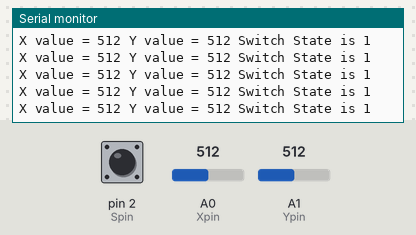
Bench run of a sketch on a simulated Arduino Uno, built with avr-gcc and run on an emulated ATmega328P. On the bench: the last lines printed to the serial monitor. The test bench sets the inputs (shaded band); at power-on: A0 (Xpin) = 512, A1 (Ypin) = 512, pin 2 (Spin) HIGH.

Above: at 1.2 s.
1.3 s: A0 (Xpin) set to 716
At 1.69 s:
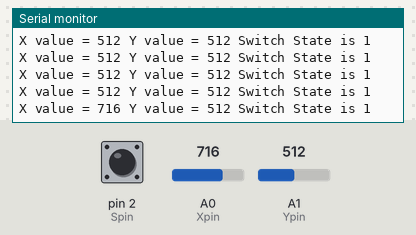
2.8 s: A1 (Ypin) set to 716
At 2.94 s:
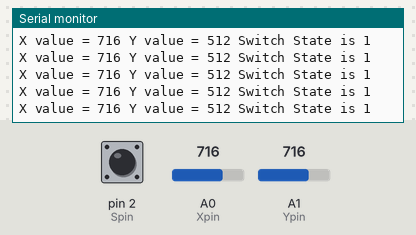
4.3 s: pin 2 (Spin) pulled LOW for 0.3 s
At 4.7 s:
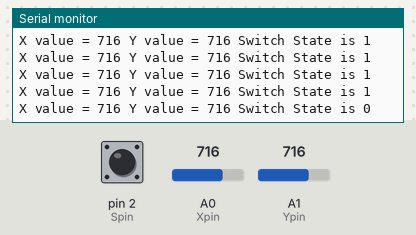
6.1 s: A0 (Xpin) set to 1023
At 6.2 s:
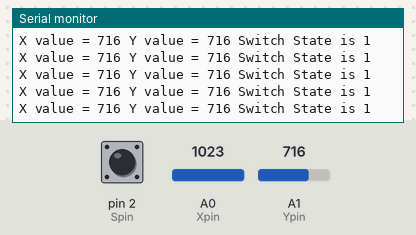
9.1 s: pin 2 (Spin) pulled LOW for 1 s
At 9.46 s:
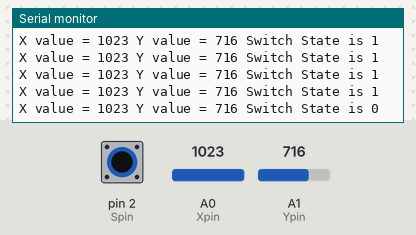
11.6 s: A1 (Ypin) set to 900
At 11.72 s:
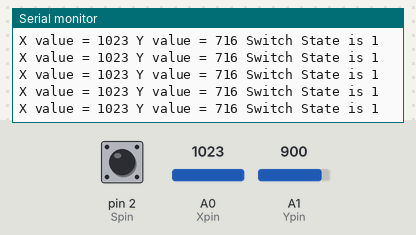
Timing chart, 0 to 14.1 s (numbered marks = the images above; inputs shaded):
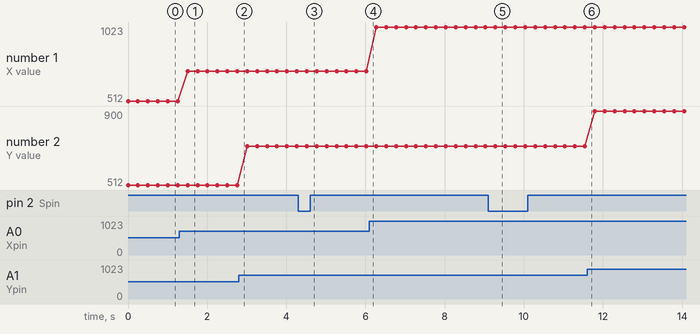

Measured:
- after the input at 1.3 s, the serial monitor: prints a new line after 0.21 s (image 1)
- after the input at 4.3 s, the serial monitor: prints a new line after 0.22 s (image 3)
- after the input at 9.1 s, the serial monitor: prints a new line after 0.18 s (image 5)
- plotted number 1: 512 → 716 after the input at 1.3 s, 716 → 1023 after the input at 6.1 s
- plotted number 2: 716 → 900 after the input at 11.6 s

The sketch:

21_Joystick.ino
```cpp
const String msg_1 = "X value = ";
const String msg_2 = " Y value = ";
const String msg_3 = " Switch State is ";

const int D_T = 250;
const int Xpin = A0;
const int Ypin = A1;
const int Spin = 2;

int Xval;
int Yval;
int Sval;

void setup() {
  // put your setup code here, to run once:
  Serial.begin(9600);
  pinMode(Xpin, INPUT);
  pinMode(Ypin, INPUT);
  pinMode(Spin, INPUT);
  digitalWrite(Spin, HIGH);
}

void loop() {
  // put your main code here, to run repeatedly:
  Xval = analogRead(Xpin);
  Yval = analogRead(Ypin);
  Sval = digitalRead(Spin);

  Serial.print(msg_1);
  Serial.print(Xval);
  Serial.print(msg_2);
  Serial.print(Yval);
  Serial.print(msg_3);
  Serial.println(Sval);

  delay(D_T);
}
```
